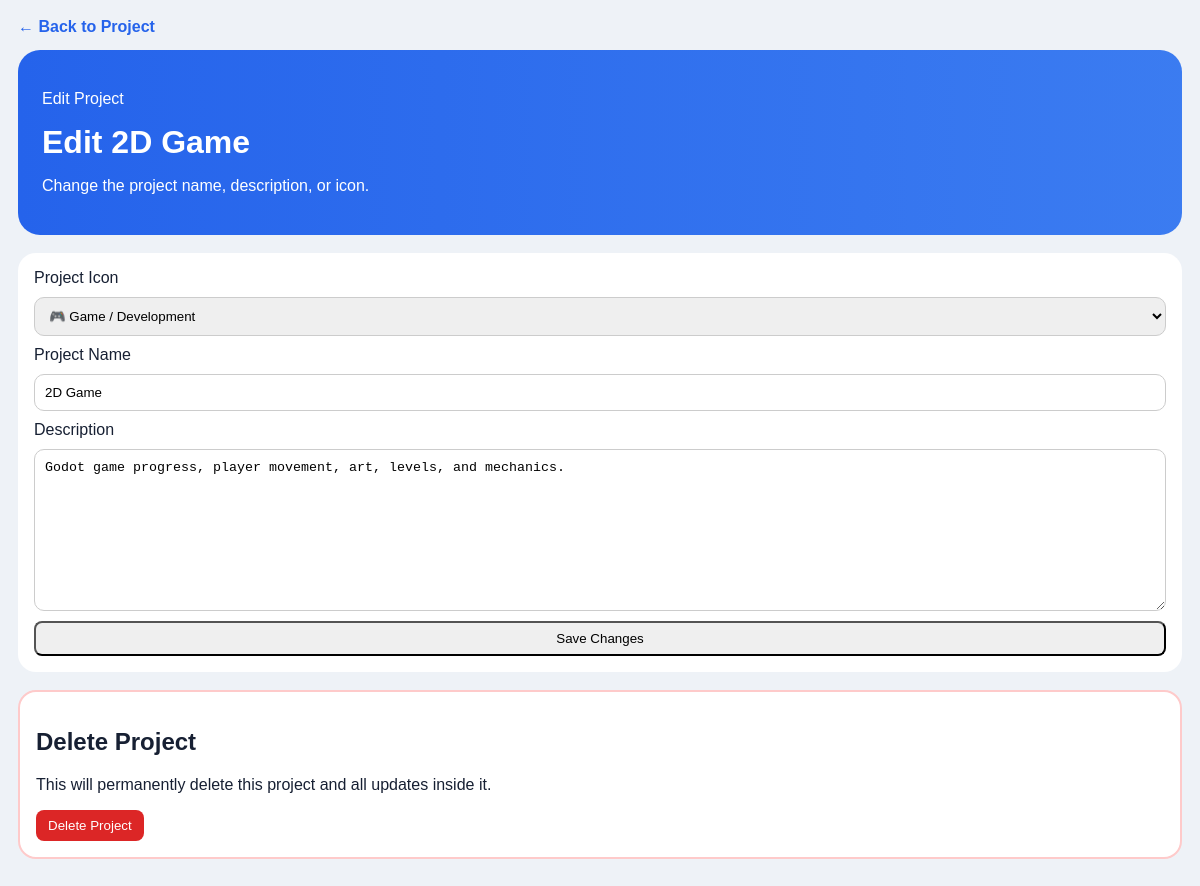
The app's page /edit-project/3 (signed in) with its own data.
### tables this page shows
CREATE TABLE projects (
            id INTEGER PRIMARY KEY AUTOINCREMENT,
            name TEXT NOT NULL,
            description TEXT
        , icon TEXT DEFAULT '📌');

### app.py (the view, shortened to what this page needs)
@app.route("/edit-project/<int:project_id>", methods=["GET", "POST"])
def edit_project(project_id):
    if not login_required():
        return redirect(url_for("login"))
    conn = get_db()
    project = conn.execute(
        "SELECT * FROM projects WHERE id = ?",
        (project_id,)
    ).fetchone()
    if project is None:
        conn.close()
        return redirect(url_for("dashboard"))
    conn.close()
    return render_template("edit_project.html", project=project)

### app.py (called while the page is built)
def get_db():
    conn = sqlite3.connect(DATABASE)
    conn.row_factory = sqlite3.Row
    return conn

def column_exists(conn, table, column):
    columns = conn.execute(f"PRAGMA table_info({table})").fetchall()
    return any(col["name"] == column for col in columns)

@app.before_request
def setup():
    init_db()

def login_required():
    return "username" in session

### templates/edit_project.html (shortened to what this page needs)
<!DOCTYPE html>
<html>
<head>
    <link rel="stylesheet" href="/static/style.css">
</head>
<body>
<div class="app-shell">
    <a class="back-link" href="/project/{{ project.id }}">← Back to Project</a>
    <header class="hero small-hero">
        <div>
            <p class="eyebrow">Edit Project</p>
            <h1>Edit {{ project.name }}</h1>
            <p class="subtitle">Change the project name, description, or icon.</p>
        </div>
    </header>
    <form class="form-card" method="POST">
        <label>Project Icon</label>
        <select name="icon" required>
            <option value="🎮" {% if project.icon == "🎮" %}selected{% endif %}>🎮 Game / Development</option>
        </select>
        <label>Project Name</label>
        <input name="name" value="{{ project.name }}" required>
        <label>Description</label>
        <textarea name="description" required>{{ project.description }}</textarea>
        <button type="submit">Save Changes</button>
    </form>
    <form class="danger-card" method="POST" action="/delete-project/{{ project.id }}">
        <h2>Delete Project</h2>
        <p>This will permanently delete this project and all updates inside it.</p>
        <button class="danger-button" type="submit" onclick="return confirm('Are you sure you want to delete this project and all its updates?');">
            Delete Project
        </button>
    </form>
</div>
</body>
</html>

### static/style.css (style rules this page uses)
body { margin: 0; font-family: Arial, sans-serif; background: #eef2f7; color: #172033; }
.app-shell { max-width: 1200px; margin: auto; padding: 18px; }
.hero { background: linear-gradient(270deg, #1e3a8a, #2563eb, #60a5fa, #2563eb); background-size: 800% 800%; animation: gradientMove 5s ease infinite; color: white; padding: 24px; border-radius: 22px; margin-bottom: 18px; display: flex; justify-content: space-between; align-items: center; }
.hero h1 { margin: 0; }
.primary-button, .secondary-button, button { padding: 8px 12px; border-radius: 8px; cursor: pointer; text-decoration: none; }
.form-card, .danger-card { background: white; border-radius: 18px; padding: 16px; margin-bottom: 18px; }
.form-card { display: flex; flex-direction: column; gap: 10px; }
.form-card input, .form-card select, .form-card textarea { padding: 10px; border-radius: 10px; border: 1px solid #ccc; }
.form-card textarea { min-height: 140px; }
.danger-card { border: 2px solid #fecaca; }
.danger-button { background: #dc2626; color: white; border: none; }
.back-link { display: inline-block; margin-bottom: 14px; color: #2563eb; text-decoration: none; font-weight: bold; }

### records on screen
projects: name "2D Game", icon "🎮 Game / Development", description "Godot game progress, player movement, art, levels, and mechanics."
